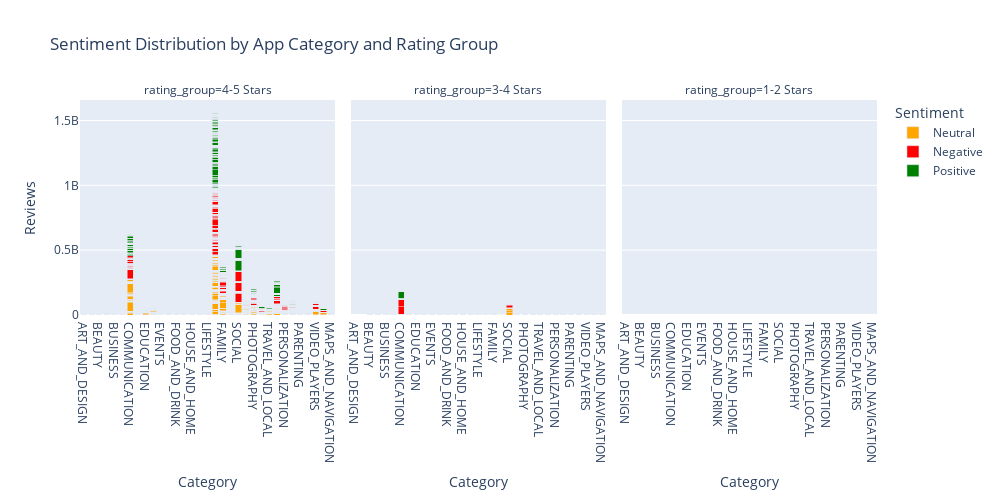

This figure's notebook cell:
### Markdown cell above
# I will make a Sentiment Distribution Bar Graph to provide a quick visual summary.

### Code cell
data = data.copy()

if 'Sentiment' not in data.columns:
    sentiments = ['Positive', 'Neutral', 'Negative']
    data.loc[:, 'Sentiment'] = [random.choice(sentiments) for _ in range(len(data))]

fig = px.bar(
    data,
    x='Category',
    y='Reviews',
    color='Sentiment',
    barmode='stack',
    facet_col='rating_group',
    title='Sentiment Distribution by App Category and Rating Group',
    color_discrete_map={
        'Positive': 'green',
        'Neutral': 'orange',
        'Negative': 'red'
    }
)
fig.update_layout(width=1000, height=500)
fig.show()

### Figure 1 — Plotly figure (JSON) as saved in the notebook; plotly's stock layout.template omitted (floating-point values rounded to 4 significant figures; data arrays with more than 128 entries replaced by an {"elided": "..."} marker saying what was removed)
{"data": [{"hovertemplate": "Sentiment=Neutral<br>rating_group=4-5 Stars<br>Category=%{x}<br>Reviews=%{y}<extra></extra>", "legendgroup": "Neutral", "marker": {"color": "orange", "pattern": {"shape": ""}}, "name": "Neutral", "orientation": "v", "showlegend": true, "textposition": "auto", "type": "bar", "x": {"elided": "1579 str values"}, "xaxis": "x", "y": {"elided": "1579 int values"}, "yaxis": "y"}, {"hovertemplate": "Sentiment=Neutral<br>rating_group=3-4 Stars<br>Category=%{x}<br>Reviews=%{y}<extra></extra>", "legendgroup": "Neutral", "marker": {"color": "orange", "pattern": {"shape": ""}}, "name": "Neutral", "orientation": "v", "showlegend": false, "textposition": "auto", "type": "bar", "x": {"elided": "399 str values"}, "xaxis": "x2", "y": {"elided": "399 int values"}, "yaxis": "y2"}, {"hovertemplate": "Sentiment=Negative<br>rating_group=4-5 Stars<br>Category=%{x}<br>Reviews=%{y}<extra></extra>", "legendgroup": "Negative", "marker": {"color": "red", "pattern": {"shape": ""}}, "name": "Negative", "orientation": "v", "showlegend": true, "textposition": "auto", "type": "bar", "x": {"elided": "1508 str values"}, "xaxis": "x", "y": {"elided": "1508 int values"}, "yaxis": "y"}, {"hovertemplate": "Sentiment=Negative<br>rating_group=3-4 Stars<br>Category=%{x}<br>Reviews=%{y}<extra></extra>", "legendgroup": "Negative", "marker": {"color": "red", "pattern": {"shape": ""}}, "name": "Negative", "orientation": "v", "showlegend": false, "textposition": "auto", "type": "bar", "x": {"elided": "392 str values"}, "xaxis": "x2", "y": {"elided": "392 int values"}, "yaxis": "y2"}, {"hovertemplate": "Sentiment=Negative<br>rating_group=1-2 Stars<br>Category=%{x}<br>Reviews=%{y}<extra></extra>", "legendgroup": "Negative", "marker": {"color": "red", "pattern": {"shape": ""}}, "name": "Negative", "orientation": "v", "showlegend": false, "textposition": "auto", "type": "bar", "x": ["FAMILY", "TOOLS", "FAMILY"], "xaxis": "x3", "y": [3270, 2221, 1172], "yaxis": "y3"}, {"hovertemplate": "Sentiment=Positive<br>rating_group=4-5 Stars<br>Category=%{x}<br>Reviews=%{y}<extra></extra>", "legendgroup": "Positive", "marker": {"color": "green", "pattern": {"shape": ""}}, "name": "Positive", "orientation": "v", "showlegend": true, "textposition": "auto", "type": "bar", "x": {"elided": "1633 str values"}, "xaxis": "x", "y": {"elided": "1633 int values"}, "yaxis": "y"}, {"hovertemplate": "Sentiment=Positive<br>rating_group=3-4 Stars<br>Category=%{x}<br>Reviews=%{y}<extra></extra>", "legendgroup": "Positive", "marker": {"color": "green", "pattern": {"shape": ""}}, "name": "Positive", "orientation": "v", "showlegend": false, "textposition": "auto", "type": "bar", "x": {"elided": "382 str values"}, "xaxis": "x2", "y": {"elided": "382 int values"}, "yaxis": "y2"}], "layout": {"annotations": [{"font": {}, "showarrow": false, "text": "rating_group=4-5 Stars", "x": 0.16, "xanchor": "center", "xref": "paper", "y": 1, "yanchor": "bottom", "yref": "paper"}, {"font": {}, "showarrow": false, "text": "rating_group=3-4 Stars", "x": 0.5, "xanchor": "center", "xref": "paper", "y": 1, "yanchor": "bottom", "yref": "paper"}, {"font": {}, "showarrow": false, "text": "rating_group=1-2 Stars", "x": 0.84, "xanchor": "center", "xref": "paper", "y": 1, "yanchor": "bottom", "yref": "paper"}], "barmode": "stack", "height": 500, "legend": {"title": {"text": "Sentiment"}, "tracegroupgap": 0}, "title": {"text": "Sentiment Distribution by App Category and Rating Group"}, "width": 1000, "xaxis": {"anchor": "y", "domain": [0, 0.32], "title": {"text": "Category"}}, "xaxis2": {"anchor": "y2", "domain": [0.34, 0.66], "matches": "x", "title": {"text": "Category"}}, "xaxis3": {"anchor": "y3", "domain": [0.68, 1.0], "matches": "x", "title": {"text": "Category"}}, "yaxis": {"anchor": "x", "domain": [0, 1], "title": {"text": "Reviews"}}, "yaxis2": {"anchor": "x2", "domain": [0, 1], "matches": "y", "showticklabels": false}, "yaxis3": {"anchor": "x3", "domain": [0, 1], "matches": "y", "showticklabels": false}}}
